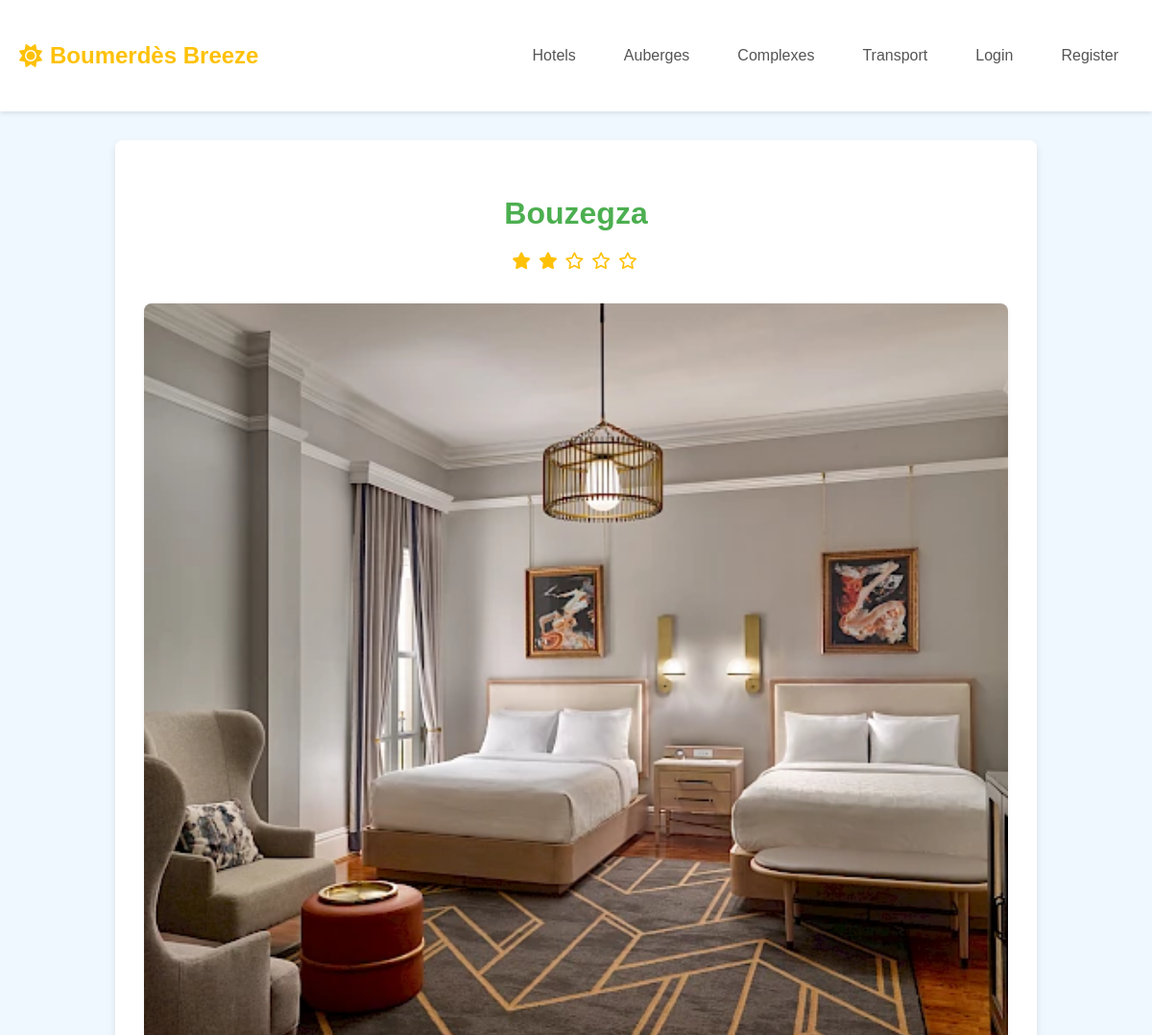
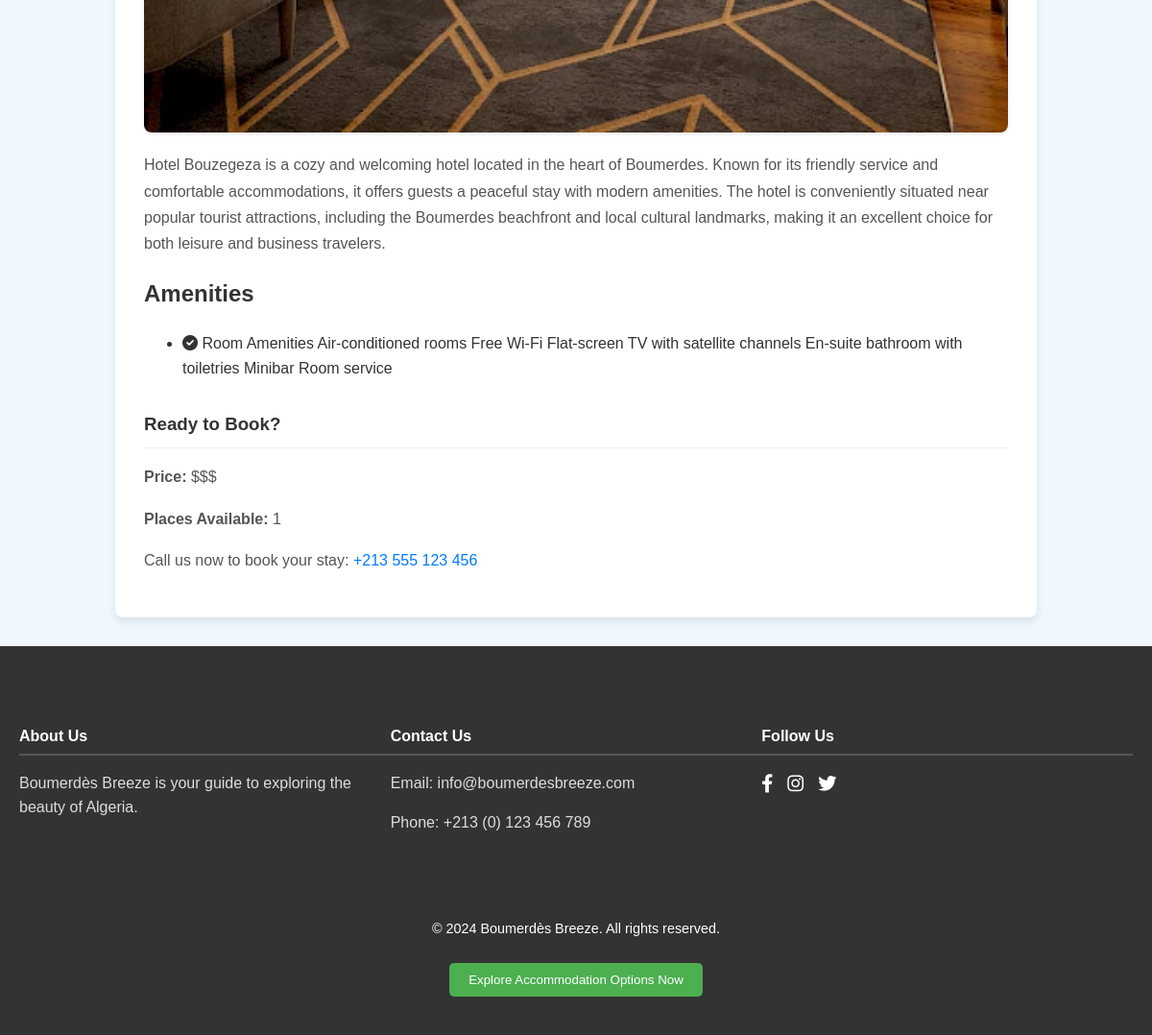
Screenshot of /hotels/1/ with the database file from the repository (2 pictures, top to bottom).
### core/models.py (models this page shows, shortened)
class Hotel(models.Model):
    name = models.CharField(max_length=255)
    description = models.TextField()
    stars = models.IntegerField(choices=[(i, i) for i in range(1, 6)])  # 1 to 5 stars
    price_range = models.CharField(max_length=5, choices=[('$', '$'), ('$$', '$$'), ('$$$', '$$$'), ('$$$$', '$$$$'), ('$$$$$', '$$$$$')])
    image = models.ImageField(upload_to='hotels/')
    amenities = models.TextField(blank=True, help_text="Comma-separated list of amenities")
    owner = models.OneToOneField(settings.AUTH_USER_MODEL, on_delete=models.CASCADE, related_name='hotel', null=True, blank=True)
    def get_amenities_list(self):
        return [amenity.strip() for amenity in self.amenities.split(',') if amenity.strip()]
    class Meta:
        permissions = [
            ("change_own_hotel", "Can change own hotel"),
        ]

### core/views.py (the view)
# urls.py: path('hotels/<int:hotel_id>/', views.hotel_detail, name='hotel_detail'),
def hotel_detail(request, hotel_id):
    hotel = get_object_or_404(Hotel, pk=hotel_id)
    return render(request, 'core/hotel_detail.html', {'hotel': hotel})

### core/templates/core/hotel_detail.html (shortened to what this page needs)
{% extends 'core/base.html' %}
{% load static %}
{% block extra_css %}
<link rel="stylesheet" href="{% static 'css/detail.css' %}">
{% endblock %}
{% block content %}
<div class="detail-container">
    <div class="detail-header">
        <h1>{{ hotel.name }}</h1>
        <div class="detail-rating">
            {% for i in ""|rjust:hotel.stars %}
                <i class="fas fa-star"></i>
            {% endfor %}
            {% with ''|center:"5" as range %}
                {% for i in range %}
                    {% if forloop.counter0 < hotel.stars %}
                    {% else %}
                        <i class="far fa-star"></i>
                    {% endif %}
                {% endfor %}
            {% endwith %}
        </div>
    </div>
    <div class="detail-image">
        <img src="{{ hotel.image.url }}" alt="{{ hotel.name }}">
    </div>
    <div class="detail-content">
        <p class="description">{{ hotel.description }}</p>
        {% if hotel.amenities %}
        <div class="detail-section">
            <h2>Amenities</h2>
            <ul class="amenities-list">
                {% for amenity in hotel.get_amenities_list %}
                <li><i class="fas fa-check-circle"></i> {{ amenity }}</li>
                {% endfor %}
            </ul>
        </div>
        {% endif %}
        <div class="call-to-reserve">
            <h3>Ready to Book?</h3>
             <p><strong>Price:</strong> {{ hotel.price_range }}</p>
              <p><strong>Places Available:</strong> <span id="availability"> {{ hotel.available_rooms }} </span></p>
             <p>Call us now to book your stay: <a href="tel:+213555123456">+213 555 123 456</a></p>
            </div>
    </div>
</div>
{% endblock %}

### core/templates/core/base.html (shortened to what this page needs)
<!DOCTYPE html>
<html lang="en">
<head>
    {% load static %}
    <link rel="stylesheet" href="{% static 'css/style.css' %}">
    <link rel="stylesheet" href="https://cdnjs.cloudflare.com/ajax/libs/font-awesome/6.0.0/css/all.min.css" />
    {% block extra_css %}{% endblock %}
</head>
<body>
    <header>
        <div class="container">
            <a href="{% url 'core:index' %}" class="logo">
                <i class="fas fa-sun"></i> Boumerdès Breeze
            </a>
            <nav>
                <ul>
                    <li><a href="{% url 'core:hotel_list' %}">Hotels</a></li>
                    <li><a href="{% url 'core:auberge_list' %}">Auberges</a></li>
                    <li><a href="{% url 'core:complexe_list' %}">Complexes</a></li>
                    <li><a href="{% url 'core:transport' %}">Transport</a></li>
                     {% if user.is_authenticated %}
                        <li class="dropdown">
                            <a href="#" class="dropdown-toggle">
                                <i class="fas fa-user-circle"></i> {{ user.username }} <i class="fas fa-caret-down"></i>
                            </a>
                            <ul class="dropdown-menu">
                                <li><a href="{% url 'core:profile' %}">Profile</a></li>
                                <li>
                                    <form method="post" action="{% url 'core:logout' %}">
                                        {% csrf_token %}
                                        <button type="submit">Logout</button>
                                    </form>
                                </li>
                            </ul>
                        </li>
                    {% else %}
                        <li><a href="{% url 'core:login' %}">Login</a></li>
                        <li><a href="{% url 'core:register' %}">Register</a></li>
                    {% endif %}
                </ul>
            </nav>
        </div>
    </header>
    <main>
        {% block content %}
        {% endblock %}
    </main>
   <footer>
        <div class="container">
            <div class="footer-section about">
                <h4>About Us</h4>
                <p>Boumerdès Breeze is your guide to exploring the beauty of Algeria.</p>
            </div>
            <div class="footer-section contact">
                <h4>Contact Us</h4>
                <p>Email: info@boumerdesbreeze.com</p>
                <p>Phone: +213 (0) 123 456 789</p>
            </div>
            <div class="footer-section follow">
                <h4>Follow Us</h4>
                <ul class="social-links">
                    <li><a href="#"><i class="fab fa-facebook-f"></i></a></li>
                    <li><a href="#"><i class="fab fa-instagram"></i></a></li>
                    <li><a href="#"><i class="fab fa-twitter"></i></a></li>
                </ul>
            </div>
        </div>
        <div class="footer-bottom">
            <p>© 2024 Boumerdès Breeze. All rights reserved.</p>
            <button class="cta btn-primary">Explore Accommodation Options Now</button>
        </div>
    </footer>
</body>
</html>

### static/css/style.css (style rules this page uses)
body { font-family: 'Arial', sans-serif; margin: 0; padding: 0; background-color: #f0f8ff; color: #333; line-height: 1.6; }
.container { max-width: 1200px; margin: 0 auto; padding: 20px; }
a { color: #007bff; text-decoration: none; transition: color 0.3s ease; }
header { background-color: #fff; box-shadow: 0 2px 5px rgba(0, 0, 0, 0.1); padding: 15px 0; position: sticky; top: 0; z-index: 100; }
header .container { display: flex; justify-content: space-between; align-items: center; }
.logo { font-size: 1.5em; font-weight: bold; color: #ffc107; display: flex; align-items: center; }
.logo i { margin-right: 8px; }
nav { display: flex; align-items: center; }
nav ul { list-style: none; padding: 0; margin: 0; display: flex; }
nav ul li { margin-left: 20px; }
nav ul li a, nav ul li button { background: none; border: none; cursor: pointer; display: block; padding: 10px 15px; color: #555; border-radius: 5px; transition: background-color 0.3s ease, color 0.3s ease; font-size: 1em; }
footer { background-color: #333; color: white; padding: 40px 0; }
footer .container { display: flex; justify-content: space-around; flex-wrap: wrap; }
.footer-section { flex: 1; margin-bottom: 20px; min-width: 200px; }
.footer-section h4 { margin-bottom: 15px; border-bottom: 2px solid #555; padding-bottom: 5px; }
.footer-section p { color: #ddd; }
.social-links { list-style: none; padding: 0; margin: 0; display: flex; justify-content: flex-start; }
.social-links li { margin-right: 15px; }
.social-links li a { color: white; font-size: 1.2em; transition: color 0.3s ease; }
.footer-bottom { margin-top: 30px; text-align: center; font-size: 0.9em; }
.footer-bottom .cta { background-color: #4CAF50; color: white; border: none; padding: 10px 20px; border-radius: 5px; cursor: pointer; margin-top: 10px; transition: background-color 0.3s ease; display: inline-block; }
.btn-primary { background-color: #007bff; }

### static/css/detail.css (style rules this page uses)
.detail-container { background-color: #fff; border-radius: 8px; box-shadow: 0 4px 8px rgba(0, 0, 0, 0.1); margin: 30px auto; max-width: 900px; padding: 30px; }
.detail-header { text-align: center; margin-bottom: 30px; }
.detail-header h1 { color: #4CAF50; margin-bottom: 10px; }
.detail-rating { color: #ffc107; font-size: 1.1em; }
.detail-rating i { margin-right: 3px; }
.detail-image { border-radius: 8px; overflow: hidden; margin-bottom: 20px; box-shadow: 0 2px 4px rgba(0, 0, 0, 0.08); }
.detail-image img { width: 100%; height: auto; display: block; }
.detail-content .detail-section { margin-bottom: 30px; }
.detail-content h3 { color: #333; margin-bottom: 15px; border-bottom: 1px solid #eee; padding-bottom: 10px; }
.detail-content p { color: #555; line-height: 1.7; }

### rows the page displays
Hotel: name "Bouzegza", stars 2 (drawn), image (picture), description "Hotel Bouzegeza is a cozy and welcoming hotel located in the heart of Boumerdes. Known for its friendly service and comfortable accommodations, it offers guests a peaceful stay with modern amenities. The hotel is conveniently situated near popular tourist attractions, including the Boumerdes beachfront and local cultural landmarks, making it an excellent choice for both leisure and business travelers.", get_amenities_list "Room Amenities Air-conditioned rooms Free Wi-Fi Flat-screen TV with satellite channels En-suite bathroom with toiletries Minibar Room service", price_range "$$$"
